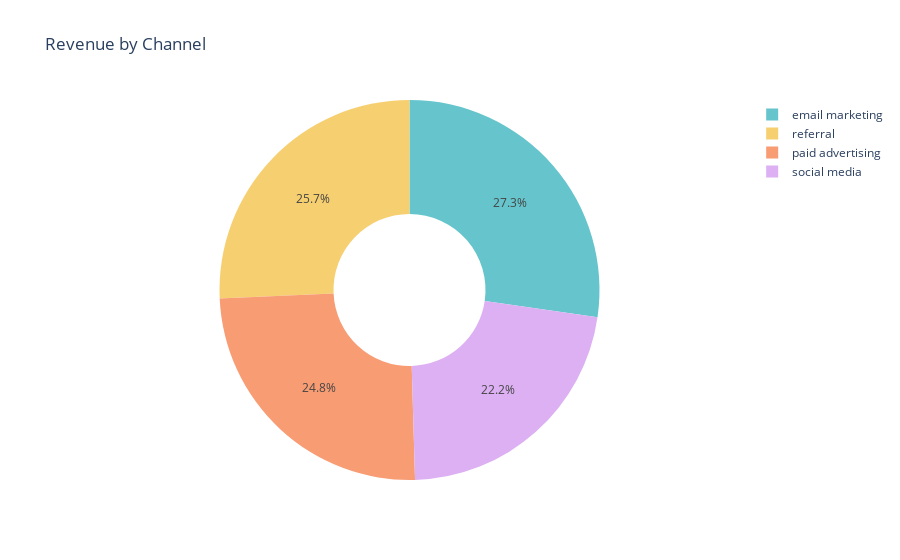

Notebook code for this chart:
### Code cell
# calculate the total revenuew by channel and analyze the most and least profitable channels n term of generating revenue

revenue_by_channel = df.groupby('channel')['revenue'].sum().reset_index()

fig = px.pie(revenue_by_channel,
                values='revenue',
                names='channel',
                title='Revenue by Channel',
                color_discrete_sequence=px.colors.qualitative.Pastel,
                hole=0.4
                
                )
fig.show()

### Figure 1 — Plotly figure (JSON) as saved in the notebook; plotly's stock layout.template omitted (floating-point values rounded to 4 significant figures)
{"data": [{"domain": {"x": [0, 1], "y": [0, 1]}, "hole": 0.4, "hovertemplate": "channel=%{label}<br>revenue=%{value}<extra></extra>", "labels": ["email marketing", "paid advertising", "referral", "social media"], "legendgroup": "", "name": "", "showlegend": true, "type": "pie", "values": [604706, 548396, 569552, 492667]}], "layout": {"legend": {"tracegroupgap": 0}, "piecolorway": ["rgb(102, 197, 204)", "rgb(246, 207, 113)", "rgb(248, 156, 116)", "rgb(220, 176, 242)", "rgb(135, 197, 95)", "rgb(158, 185, 243)", "rgb(254, 136, 177)", "rgb(201, 219, 116)", "rgb(139, 224, 164)", "rgb(180, 151, 231)", "rgb(179, 179, 179)"], "title": {"text": "Revenue by Channel"}}}
